Frame 1 (no input): blank canvas, image omitted
Frame 60 (the mouse pressed at the canvas centre just before this capture): blank canvas, image omitted
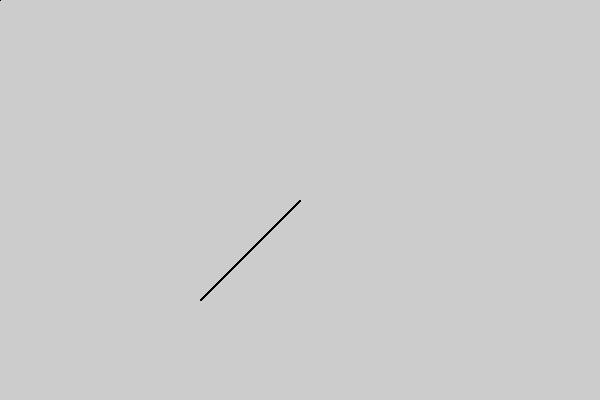
Frame 120 (the mouse held since frame 60 and released just before this capture)

The Processing sketch whose frames 1 and 60 were blank and that drew this single picture after the mouse press (run headless with seeded random() and noise(); from frame 60 on, the mouse is pressed at the canvas centre):

// Processing sketch: init_01_position
// ── init_01_position.pde
/**
La Voie du Code vers les Étoiles
@see https://github.com/StanLepunK/La-Voie-du-Code
2018_11_27
*/
void setup() {
  size(600,400);
}



void draw() {
  float x = mouseX;
  float y = mouseY;
  line(x,y,y,x);
}
